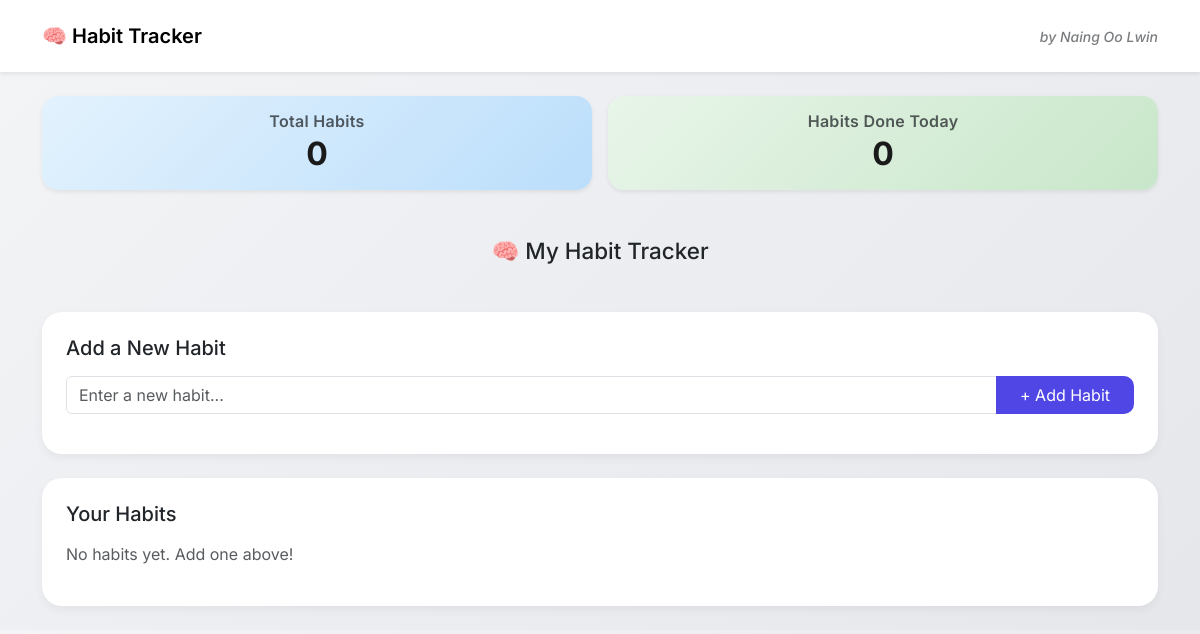
The app's page /, older data.
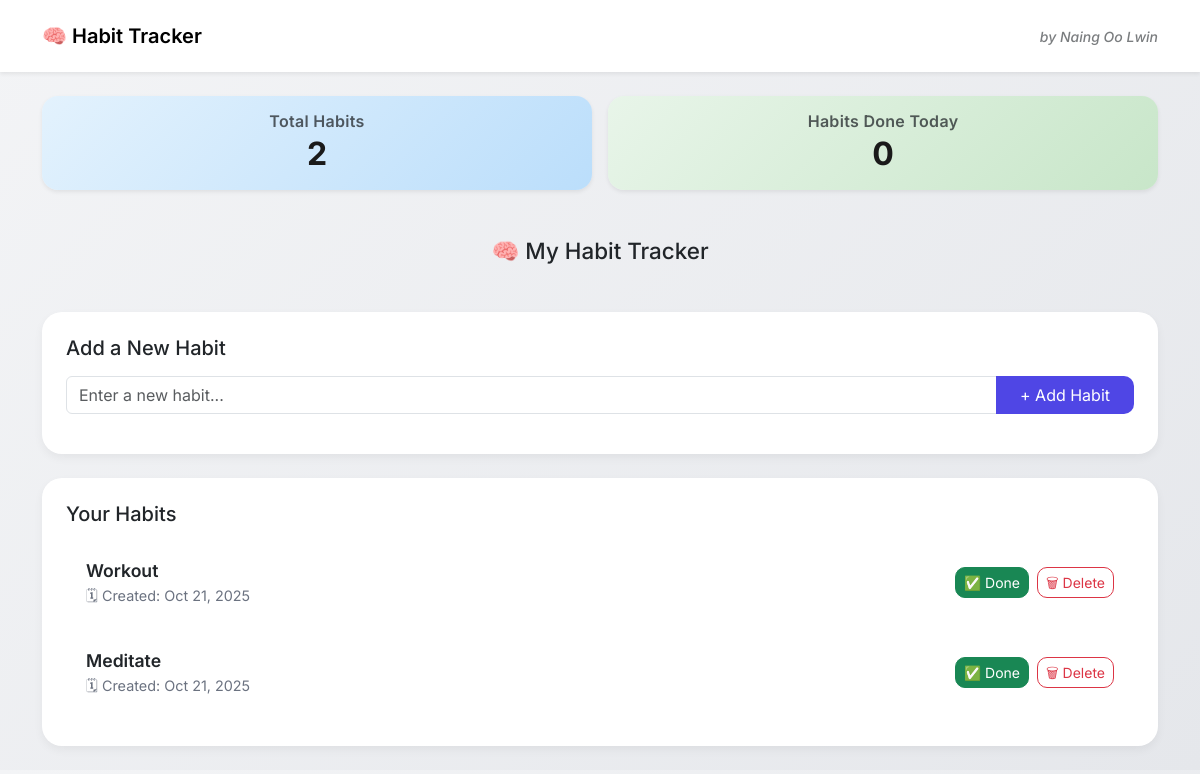
The same page, newer data.
### habits/models.py (models this page shows, shortened)
class Habit(models.Model):
    name = models.CharField(max_length=100)
    created_at = models.DateField(auto_now_add=True)
    updated_at = models.DateTimeField(auto_now=True)

### habits/views.py (the view)
# urls.py: 2. Add a URL to urlpatterns:  path('', views.home, name='home')
def home(request):
    habits = Habit.objects.annotate(last_completed=Max('records__completed_at')).order_by('created_at')
    form = HabitForm()
    total_habits = habits.count()
    today = timezone.now().date()
    habits_done_today = Record.objects.filter(completed_at__date=today).values('habit').distinct().count()
    if request.method == 'POST':
        form = HabitForm(request.POST)
        if form.is_valid():
            habit = form.save()
            messages.success(request, f'✅ "{habit.name}" has been added!')
            return redirect('home')
    context = {
        'habits': habits,
        'form': form,
        'total_habits': total_habits,
        'habits_done_today': habits_done_today,
    }
    return render(request, 'habits/home.html', context)

### habits/forms.py
class HabitForm(forms.ModelForm):
    class Meta:
        model = Habit
        fields = ['name']
        widgets = {
            'name': forms.TextInput(attrs={
                'class': 'form-control',
                'placeholder': 'Enter a new habit...'
            })
        }

### habits/templates/habits/home.html (shortened to what this page needs)
{% extends 'base.html' %}
{% load crispy_forms_tags %}
{% block content %}
    <h1 class="text-center mb-5 emoji">🧠 My Habit Tracker</h1>
    <div class="card mb-4 p-4">
        <h5 class="mb-3">Add a New Habit</h5>
        <form method="POST" class="mb-3">
            <div class="input-group">
                {{ form.name }}
                <button type="submit" class="btn btn-primary px-4">+ Add Habit</button>
            </div>
        </form>
    </div>
    <div class="card p-4">
        <h5 class="mb-3">Your Habits</h5>
        {% if habits %}
            {% for habit in habits %}
                <div class="habit-item">
                    <div>
                        <div class="habit-name">{{ habit.name }}</div>
                        <div class="habit-info">
                            🗓 Created: {{ habit.created_at|date:"M d, Y" }}
                        </div>
                    </div>
                    <div class="d-flex align-items-center gap-2">
                        <form method="POST" action="{% url 'mark_done' habit.id %}" class="d-inline">
                            <button type="submit" class="btn btn-success btn-sm">✅ Done</button>
                        </form>
                        <a href="{% url 'delete_habit' habit.id %}"
                           class="btn btn-outline-danger btn-sm"
                           onclick="return confirm('Are you sure you want to delete this habit?');">
                           🗑 Delete
                        </a>
                    </div>
                </div>
            {% endfor %}
        {% else %}
            <p class="text-muted">No habits yet. Add one above!</p>
        {% endif %}
    </div>
{% endblock %}

Row changes from the older to the newer data that the page shows:
added Habit: name "Workout", created_at "Oct 21, 2025"
added Habit: name "Meditate", created_at "Oct 21, 2025"
Text that changed along with them:
{{ total_habits }}: "0" → "2"
text no longer shown: "No habits yet. Add one above!"
